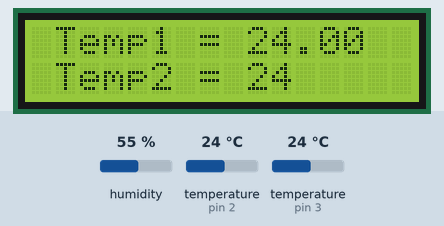
A sketch run on a simulated Arduino Uno, built for the host (arithmetic inside an expression is 32-bit, double 64-bit). On the bench: 16×2 character LCD. The test bench sets the inputs (shaded band); at power-on: temperature (sensors on pin 2, pin 3) 24 °C, humidity 55 %. What the sketch prints to the serial monitor is not drawn.

Above: at 1.5 s.
1.6 s: temperature (sensor on pin 2) set to 12 °C
At 4.8 s:
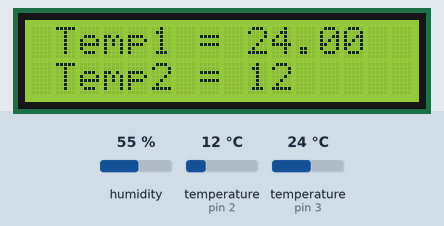
5.1 s: temperature (sensor on pin 2) set to 9 °C
At 7.0 s:
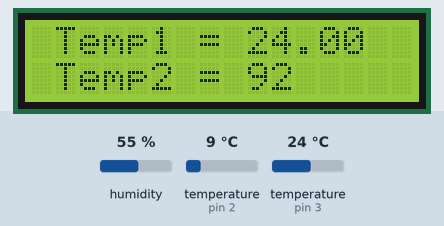
7.8 s: temperature (sensor on pin 3) set to 12 °C
At 8.6 s:
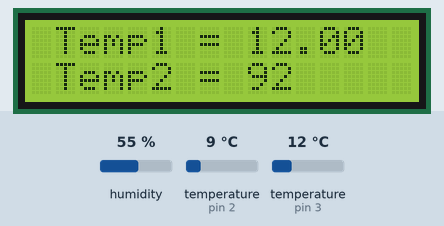
9.5 s: temperature (sensor on pin 3) set to 19 °C
At 10.3 s:
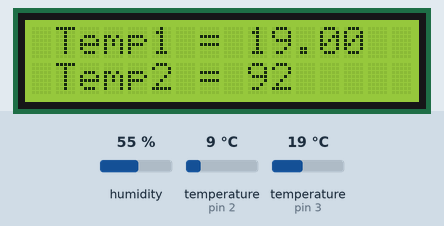
11.3 s: temperature (sensor on pin 2) set to 19 °C
At 12.1 s:
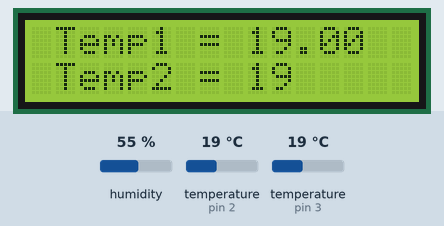
13.1 s: temperature (sensor on pin 3) set to 28 °C
At 13.7 s:
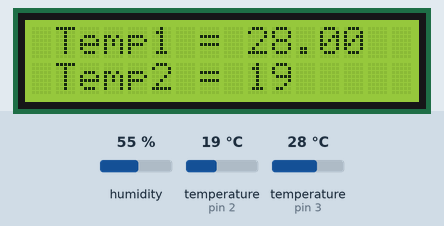
Timing chart, 0 to 15.9 s (numbered marks = the images above; inputs shaded):
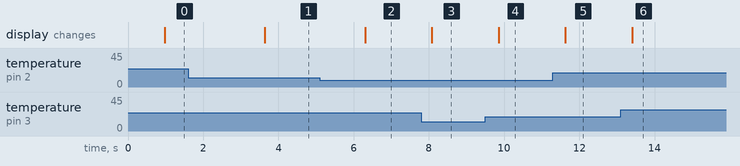

The sketch:

sensor_udp.ino
```cpp
// DS18B20 podlaczyc do pinu 3, DHT11 do pinu 2 w Arduino. Czujniki zasilane sa napieciem 5V.

  #include <OneWire.h>            // komunikacja z czujnikiem 1 (1Wire)
  #include <DallasTemperature.h>  // obsluga czujnika 1
  #include <DHT.h>                // obsluga czujnika 2
  #include <Wire.h>               // biblioteki lcd (komunikacja I2C)
  #include <LiquidCrystal_I2C.h>  // biblioteki lcd
  #include <EtherCard.h>          // biblioteka do obslugi modulu ethernet ENC28J80
  #include <IPAddress.h>
  #include <TimerOne.h>           // obsluga przerwania - ethernet
  #include <string.h>

  #define STATIC 1                // set to 1 to disable DHCP (adjust myip/gwip values below)  - problemy z polaczeniem (w takim wypadku zamienic na 1)
  #define DHT11_PIN 2             // przypisanie pinu 2 czujnikowi 2 (DHT11)
  int oneWireBus = 3;             // przypisanie pinu 3 czujnikowi 3 (DS18B20)


  volatile float temp1 =0.0;           // zadelarowanie zmiennej temp1 (DS18B20)
  volatile int temp2 = 0;         // zadelarowanie zmiennej temp2 (DHT11)

  char buf1[5];
  char buf2[5];
//  char buf3[20];

  OneWire oneWire(oneWireBus);
  DallasTemperature sensors(&oneWire);
  DHT dht;

  LiquidCrystal_I2C lcd(0x3F, 16, 2); // adres modulu LCD

  char zxc[5];

  #if STATIC
  static byte myip[] = {192,168,107,7};                 // ethernet interface ip address
  static byte gwip[] = {192,168,107,254};               // gateway ip address
  unsigned int myport = 8888;
  #endif
  static byte mymac[] = { 0x2,0x8,0x25,0x7,0x44,0x11 }; // ethernet mac address - must be unique on your network

  byte Ethernet::buffer[500]; // tcp/ip send and receive buffer

  void udpSerialPrint(uint16_t port, uint8_t ip[4],uint16_t src_port, const char *data, uint16_t len){
  IPAddress src(ip[0], ip[1], ip[2], ip[3]);
  Serial.print("Adres zrodlowy: ");
  Serial.println(src);
  Serial.print("Port zrodlowy: ");
  Serial.println(src_port);
  Serial.print("Jakis port: : ");
  Serial.println(port);
  Serial.print("Wiadomosc: ");
  Serial.println(data);
  //int check = (int)data;
  //Serial.println(data);
  //ether.sendUdp(data, 12, port, ip, src_port);
  //ether.makeUdpReply(buf1, sizeof buf1, src_port);
  if(*data=='1') ether.makeUdpReply(buf1, sizeof buf1, src_port);
  else ether.makeUdpReply(buf2, sizeof buf2, src_port);
}

  void setup(){
    Serial.begin(57600);

    Serial.println("Odczyt temperatury z czujnika DS18B20 i DHT11");
    sensors.begin();
    sensors.setResolution(12);

    dht.setup(DHT11_PIN);

    if (ether.begin(sizeof Ethernet::buffer, mymac, SS) == 0)
      Serial.println( "Failed to access Ethernet controller");
    #if STATIC
      ether.staticSetup(myip, gwip);
    #else
      if (!ether.dhcpSetup())
        Serial.println("DHCP failed");
    #endif

    ether.printIp("IP:  ", ether.myip);
    ether.printIp("GW:  ", ether.gwip);
    ether.printIp("DNS: ", ether.dnsip);

    lcd.begin();      //inicjalizacja LCD
    lcd.backlight();  //

    Timer1.initialize(100000);           // obsluga przerwania - ethernet (ping do ok 100ms - zbyt duża czestosc przerwan moze zakłócać pracę pozostałych peryferiów)
    Timer1.attachInterrupt(ethercomms);  // obsluga przerwania - ethernet

    if(ether.begin(sizeof Ethernet::buffer, mymac) == 0)
    Serial.println("Nie udalo sie polaczyc z kontrolerem");
    #if STATIC
    ether.staticSetup(myip,gwip);
    #endif

    ether.udpServerListenOnPort(&udpSerialPrint, myport);
  }

  BufferFiller bfill;

  void loop(){

    sensors.requestTemperatures();
    temp1 = sensors.getTempCByIndex(0);
    temp2 = dht.getTemperature();

    int temp1mod = (int)(temp1*100);

//    sprintf(buf3,"%i",0);

    sprintf(buf1,"%i",temp1mod);
    sprintf(buf2,"%i",temp2);
    Serial.println(buf1);
    Serial.println(buf2);

//    strcat(buf3, buf1);
//    strcat(buf3, buf2);
//    Serial.println(buf3);

    Serial.print("Wartosc temperatury DS18B20:");
    Serial.print(temp1);
    Serial.print("*C");
    if (temp2>10){
      Serial.print(" oraz DHT11:");
      Serial.print(temp2);
      Serial.println("*C");
    }
    else Serial.println("");

    delay(100);

    lcd.setCursor(1,0);
    lcd.print("Temp1 = ");
    lcd.print(temp1);

    lcd.setCursor(1,1);
    lcd.print("Temp2 = ");
    lcd.print(temp2);
  }

  void ethercomms(){

      // obsluga modulu ethernetowego w przerwaniu triggerowanym timerem pozwala na
      // jego plynne dzialanie niezaleznie od innych wykonywanych przez mikrokontroler zadan

      ether.packetLoop(ether.packetReceive());
      //ether.udpServerListenOnPort(&udpSerialPrint, myport);
  }
```

Measured:
- after the input at 1.6 s, the display: changes after 2.0 s (image 1)
- after the input at 5.1 s, the display: changes after 1.2 s (image 2)
- after the input at 7.8 s, the display: changes after 0.28 s (image 3)
- after the input at 9.5 s, the display: changes after 0.35 s (image 4)
- after the input at 11.3 s, the display: changes after 0.33 s (image 5)
- after the input at 13.1 s, the display: changes after 0.30 s (image 6)
